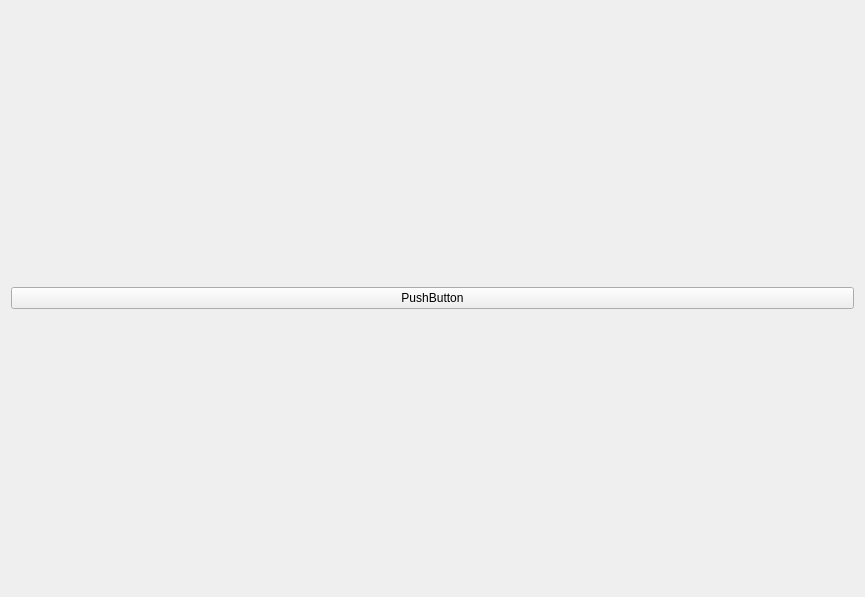
<?xml version="1.0" encoding="UTF-8"?>
<ui version="4.0">
 <class>MainWidget</class>
 <widget class="QWidget" name="MainWidget">
  <property name="geometry">
   <rect>
    <x>0</x>
    <y>0</y>
    <width>865</width>
    <height>597</height>
   </rect>
  </property>
  <property name="windowTitle">
   <string>EventFilter</string>
  </property>
  <layout class="QVBoxLayout" name="verticalLayout">
   <item>
    <layout class="QHBoxLayout" name="horizontalLayout">
     <item>
      <widget class="QPushButton" name="pushButton">
       <property name="text">
        <string>PushButton</string>
       </property>
      </widget>
     </item>
    </layout>
   </item>
  </layout>
 </widget>
 <resources/>
 <connections/>
</ui>
